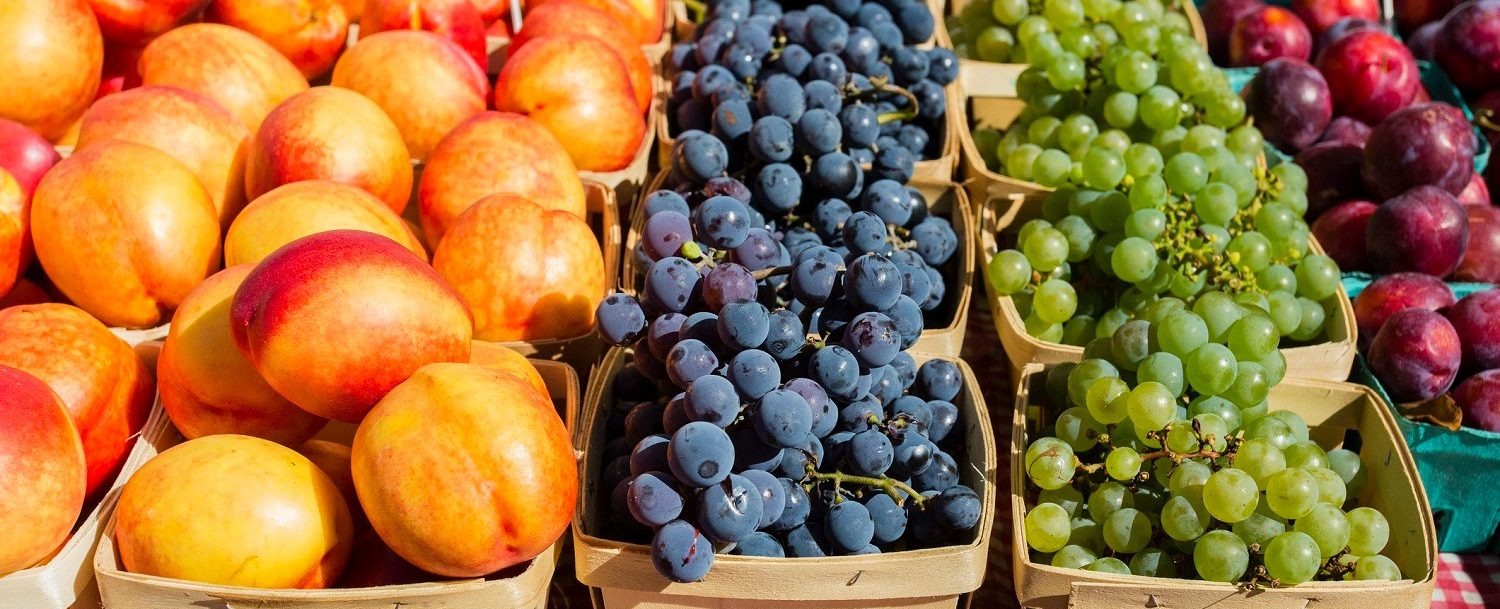
#> input picture Images/fruit-stand.jpg, 1500 x 609 px, given in place of andromeda.jpg, which was not available
$ python igen.py   (Python 2 division)
#> lines starting #> are read from the running program, lines starting #| are printed output that depends on the picture; pictures that were not available may be replaced by others from this repository, and a replacement may not be noted
import matplotlib.pyplot as plt, matplotlib.animation as animation
import os, sys, scipy.ndimage as ndi, numpy as np


CARDINAL = {1: 'up', 2: 'down', 3: 'left', 4:'right', 5:'up left',
            6:'up right', 7: 'down left',8: 'down right', 9: 'self'}


# [44 lines left out: functions gen_zed, binarize, not called in this run]


def error_diffuse(state,weight):
    # Floyd-Steinberg
    # 1/16 [[0 0 7],[3 5 1]]
    err = [[0,0,7],
           [3,5,1]]
    erry = state + (ndi.convolve(state, err))/weight
    return erry


# [16 lines left out: functions render_BW, render_Color, not called in this run]


def main():
    img_path = '/media/tylersdurden/CoopersDB/Images/Astronomical/andromeda.jpg'
    img_path_1 = '../TheGuardiansOfTomorrow/home.jpg'
    img_path_2 = 'Images/fruit-stand.jpg'

    test_image = np.array(plt.imread(img_path))
#> test_image is the input picture: shape (609, 1500, 3); mean R, G, B 154.4, 111.1, 61.5
    # [6 lines of commented-out code are left out]

    ch0 = error_diffuse(test_image[:, :, 0], 24)
#> in error_diffuse, `erry = state + (ndi.convolve(state, err))/weight`:
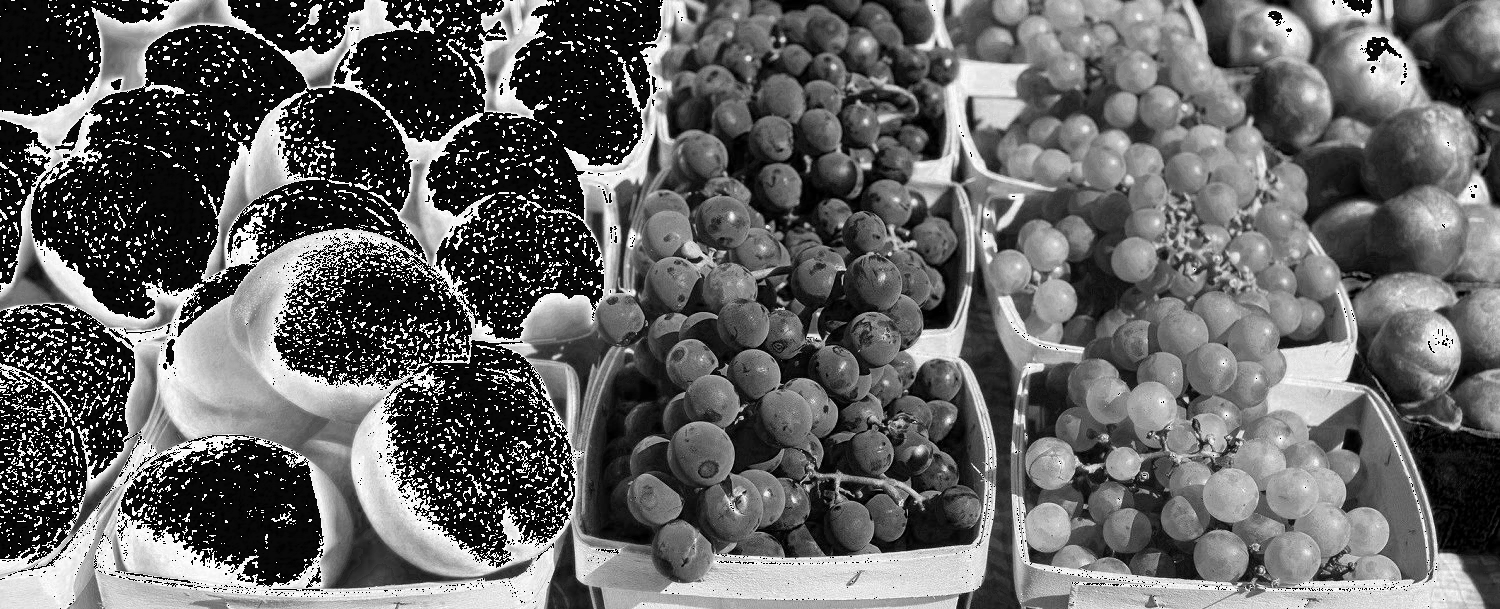
#> erry: shape (609, 1500); min 0, max 255, mean 100
    ch1 = error_diffuse(test_image[:, :, 1], 8)
#> call 2 of error_diffuse, with weight = 8
#> in error_diffuse (call 2), `erry = state + (ndi.convolve(state, err))/weight`:
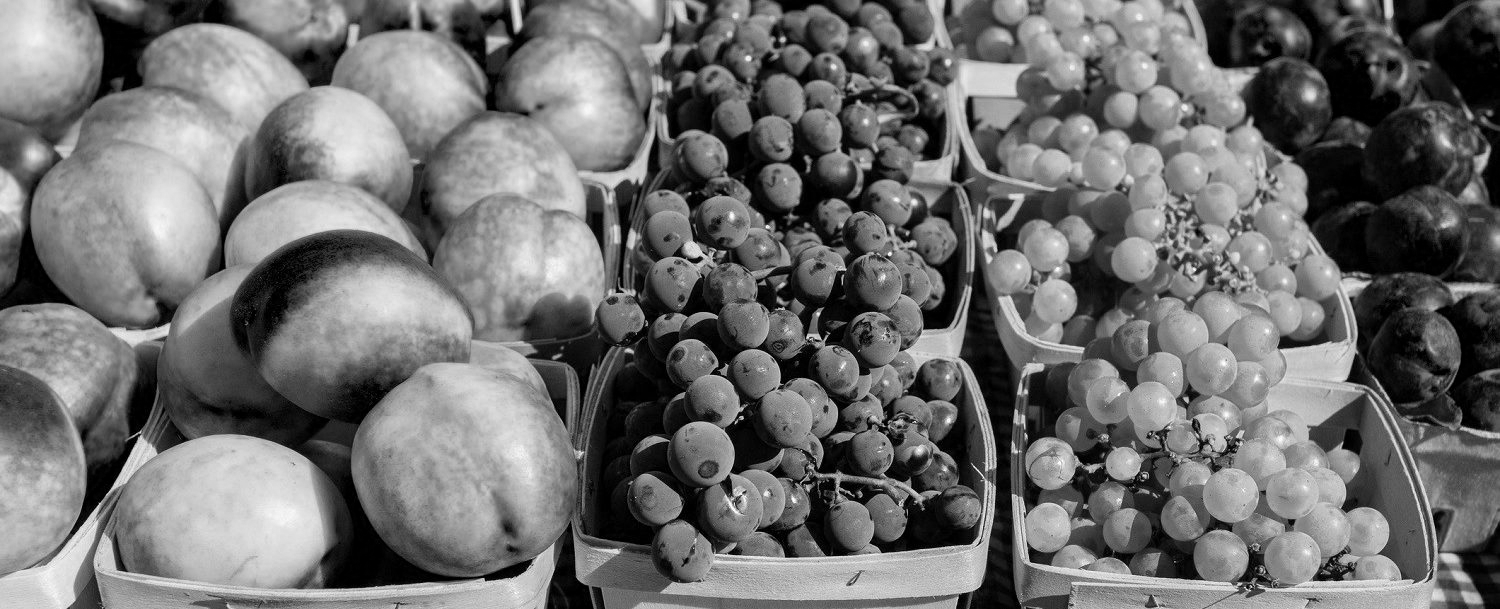
#> state: shape (609, 1500); min 0, max 255, mean 111.1
    ch2 = error_diffuse(test_image[:, :, 2], 6)
#> call 3 of error_diffuse, with weight = 6
#> in error_diffuse (call 3), `erry = state + (ndi.convolve(state, err))/weight`:
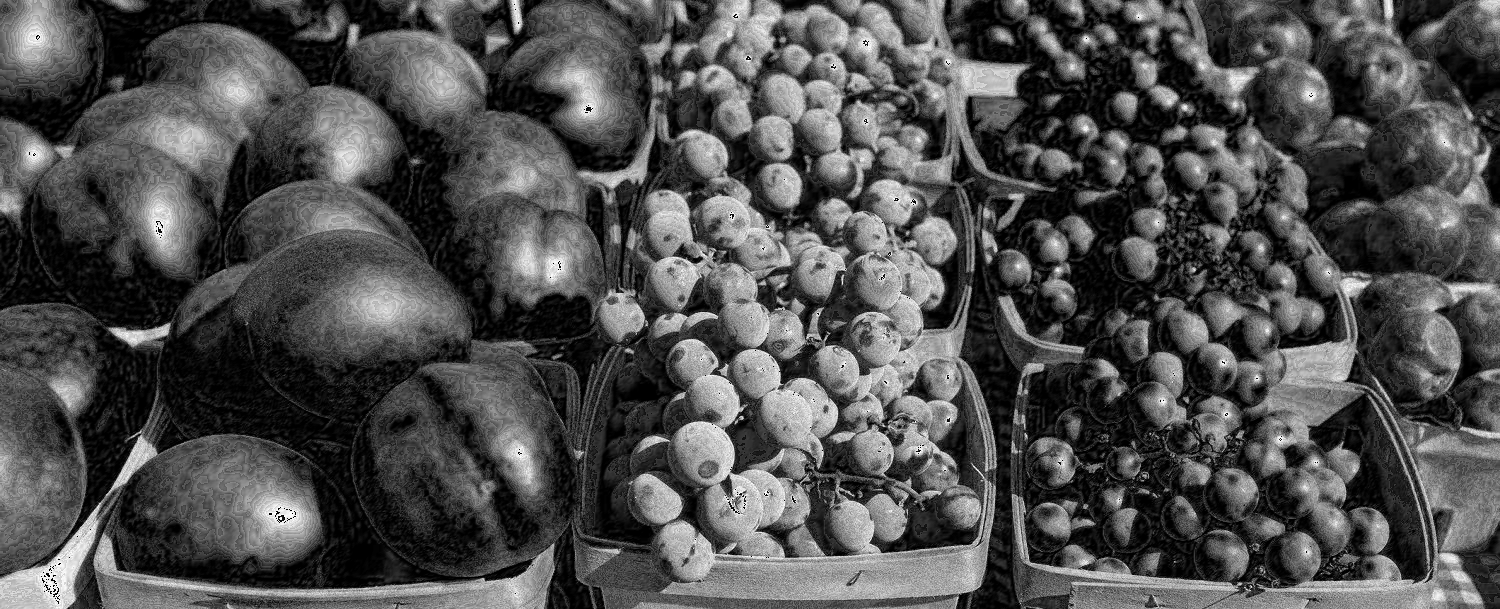
#> erry: shape (609, 1500); min 0, max 255, mean 79.3
#> in error_diffuse (call 3), `erry = state + (ndi.convolve(state, err))/weight`:
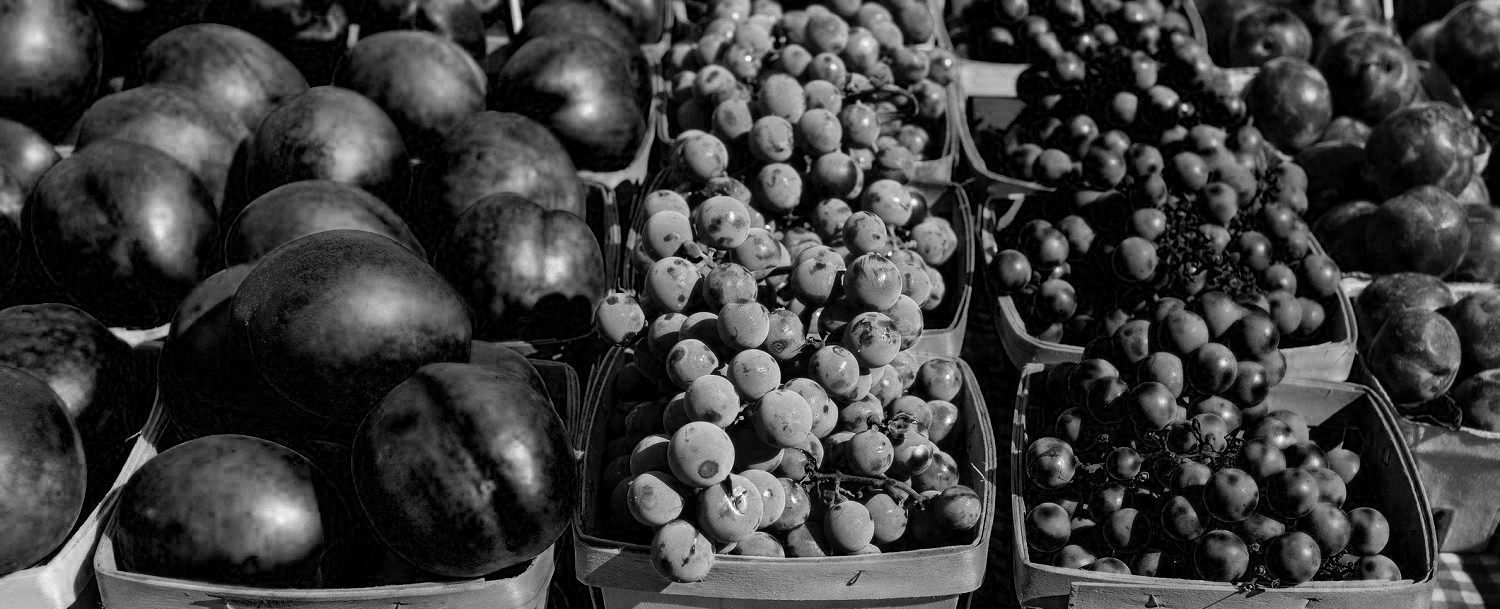
#> state: shape (609, 1500); min 0, max 255, mean 61.5
    f, ax = plt.subplots(1,3,figsize=(8,4),sharex=True,sharey=True)
    ax[0].imshow(ch0, 'gray')
    ax[1].imshow(ch1, 'gray')
    ax[2].imshow(ch2, 'gray')
    plt.show()


if __name__ == '__main__':
    main()
